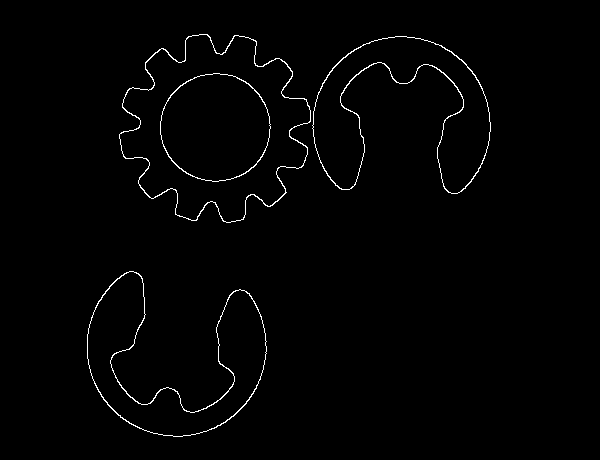
//> input picture src/s_img.png, 600 x 460 px, given in place of template.jpg, which was not available
$ ./sobel1   (built with g++ and OpenCV 4)
//> lines starting //> are read from the running program, lines starting //| are printed output that depends on the picture; after the words box and inside, x2 and y2 are one past the last pixel; in counts of white or black regions, pixels touching at a corner belong together; pictures that were not available may be replaced by others from this repository, and a replacement may not be noted
#include <opencv2/opencv.hpp>

using namespace cv;

void mat_infos(Mat img)
{
  std::cout << "rows:" << img.rows << std::endl;
  std::cout << "cols:" << img.cols << std::endl;
  std::cout << "type:" << img.type() << std::endl;
  return;
}

int main(int argc, const char * argv[])
{
    Mat img = imread( "images/template.jpg" );
//> img is the input picture: 460 rows x 600 cols, CV_8UC3; 1.2% white in thin lines or dots, all inside (x1, y1, x2, y2) = (87, 34, 491, 437)

    double resize = 0.05;
    Mat dst = Mat::ones(img.rows*resize, img.cols*resize, CV_8U);

    cv::resize(img, dst, dst.size(), cv::INTER_CUBIC);
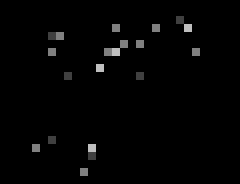
//> dst: 23 rows x 30 cols, CV_8UC3 (shown 8 times larger); min 0, max 191, mean 3.5
    std::cout << dst << std::endl;
//> (printed output is left out)

    mat_infos(dst);
//| rows:23
//| cols:30
//| type:16
    imshow("img", dst );

    Mat gx,gy;
    Sobel(dst, gx, CV_16S, 1, 0, 3, 10);
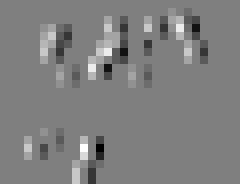
//> gx: 23 rows x 30 cols, CV_16SC3 (shown 8 times larger); min -4460, max 4460, mean 0; drawn with min black and max white
    Sobel(dst, gy, CV_16S, 0, 1, 3, 10);
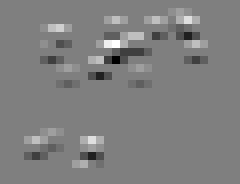
//> gy: 23 rows x 30 cols, CV_16SC3 (shown 8 times larger); min -5100, max 5100, mean 7.4; drawn with min black and max white
    mat_infos(gx);
//| rows:23
//| cols:30
//| type:19
    imshow("gx", gx );
    imshow("gy", gy );
    std::cout << gx << std::endl;
//> (printed output is left out)

    // [13 lines of commented-out code are left out]


    waitKey(0);

    return 0;
}
